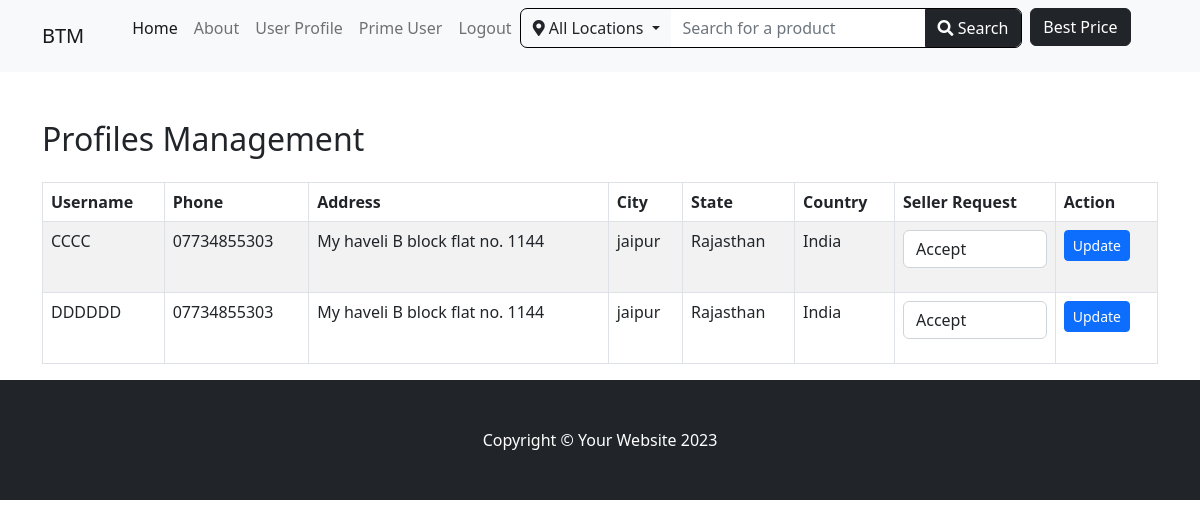
Page /seller_req/ (signed in) on the committed database.
### store/models.py (models this page shows, shortened)
class Profile(models.Model):
    user=models.OneToOneField(User,on_delete=models.CASCADE)
    date_modified=models.DateTimeField(User,auto_now=True)
    phone=models.CharField(max_length=20,blank=True)
    address1=models.CharField(max_length=200,blank=True)
    address2=models.CharField(max_length=200,blank=True)
    city = models.ForeignKey('City', on_delete=models.SET_NULL, null=True, blank=True)
    state=models.CharField(max_length=200,blank=True)
    zipcode=models.CharField(max_length=200,blank=True)
    country=models.CharField(max_length=200,blank=True)
    is_seller=models.BooleanField(default=False)
    is_admin = models.BooleanField(default=False)
    GST_number=models.CharField(max_length=15,default='',blank=True,null=True)
    work_days=models.CharField(max_length=500,default='',blank=True,null=True)
    business_type = models.ManyToManyField(Business_type, blank=True)  # Changed to ManyToManyField
    establishment = models.DateField(blank=True, null=True)
    employee_count=models.IntegerField(default=1)
    company_details=models.CharField(max_length=2500,blank=True)
    want_to_prime=models.BooleanField(default=False)
    seller_req_choice = [
        ('pending', 'Pending'),
        ('accept', 'Accept'),
        ('reject', 'Reject'),
    ]
    seller_req = models.CharField(
        max_length=10,
        choices=seller_req_choice,
        blank=True,  # Allow the field to be left blank
        null=True,  # Allow null values in the database
        default='pending',
    )

class City(models.Model):
    name = models.CharField(max_length=100, unique=True)
    image = models.ImageField(upload_to='upload/images/')
    def __str__(self):
        return self.name

### store/views.py (the view, shortened to what this page needs)
# urls.py: path('seller_req/',views.seller_req, name='seller_req'),
def seller_req(request):
    profile = Profile.objects.get(user=request.user)
    if not profile.is_admin:  # Check if the user is not an admin
        print('not admin')
        return redirect('home')
    profiles = Profile.objects.filter(want_to_prime=True).order_by(
        '-seller_req')  # Sort by seller_req to show pending first
    return render(request, 'seller_req.html', {'profiles': profiles})

### store/context_processors.py (called while the page is built)
def categories_context(request):
    categories = Category.objects.all()
    return {'categories': categories}

def location_context(request):
    all_location = Profile.objects.values_list('city', flat=True).distinct()
    return {'all_location': all_location}

### store/templates/seller_req.html (shortened to what this page needs)
{% extends "base.html" %}
{% block content %}
<div class="container mt-5">
    <h2 class="mb-4">Profiles Management</h2>
    <table class="table table-striped table-bordered">
        <thead>
            <tr>
                <th>Username</th>
                <th>Phone</th>
                <th>Address</th>
                <th>City</th>
                <th>State</th>
                <th>Country</th>
                <th>Seller Request</th>
                <th>Action</th>
            </tr>
        </thead>
        <tbody>
            {% for profile in profiles %}
            <tr {% if profile.seller_req == 'pending' %}class="table-warning"{% endif %}>
                <td>{{ profile.user.username }}</td>
                <td>{{ profile.phone }}</td>
                <td>{{ profile.address1 }} {{ profile.address2 }}</td>
                <td>{{ profile.city }}</td>
                <td>{{ profile.state }}</td>
                <td>{{ profile.country }}</td>
                <td>
                    <form method="POST" action="">
                        <select name="seller_req" class="form-control">
                            <option value="accept" {% if profile.seller_req == 'accept' %}selected{% endif %}>Accept</option>
                        </select>
                </td>
                <td>
                        <button type="submit" class="btn btn-primary btn-sm">Update</button>
                </td>
            </tr>
            {% endfor %}
        </tbody>
    </table>
</div>
{% endblock %}

### rows in the picture
Profile: user.username "CCCC", phone "07734855303", address1 "My haveli", address2 "B block flat no. 1144", city "jaipur", state "Rajasthan", country "India", seller_req "Accept"
Profile: user.username "DDDDDD", phone "07734855303", address1 "My haveli", address2 "B block flat no. 1144", city "jaipur", state "Rajasthan", country "India", seller_req "Accept"

### other values in the picture
{{ current_location|default:'All Locations' }} "All Locations"
